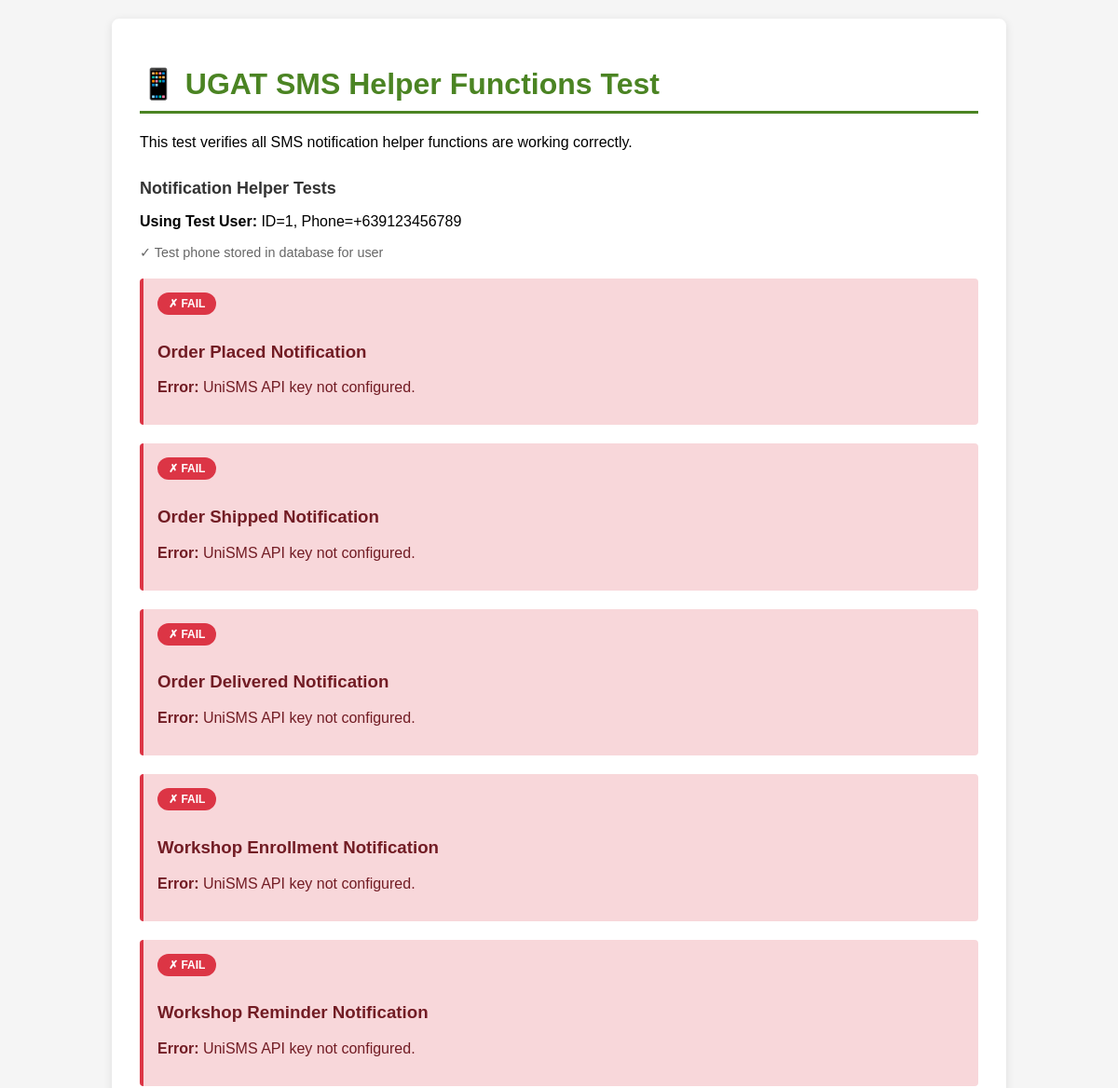
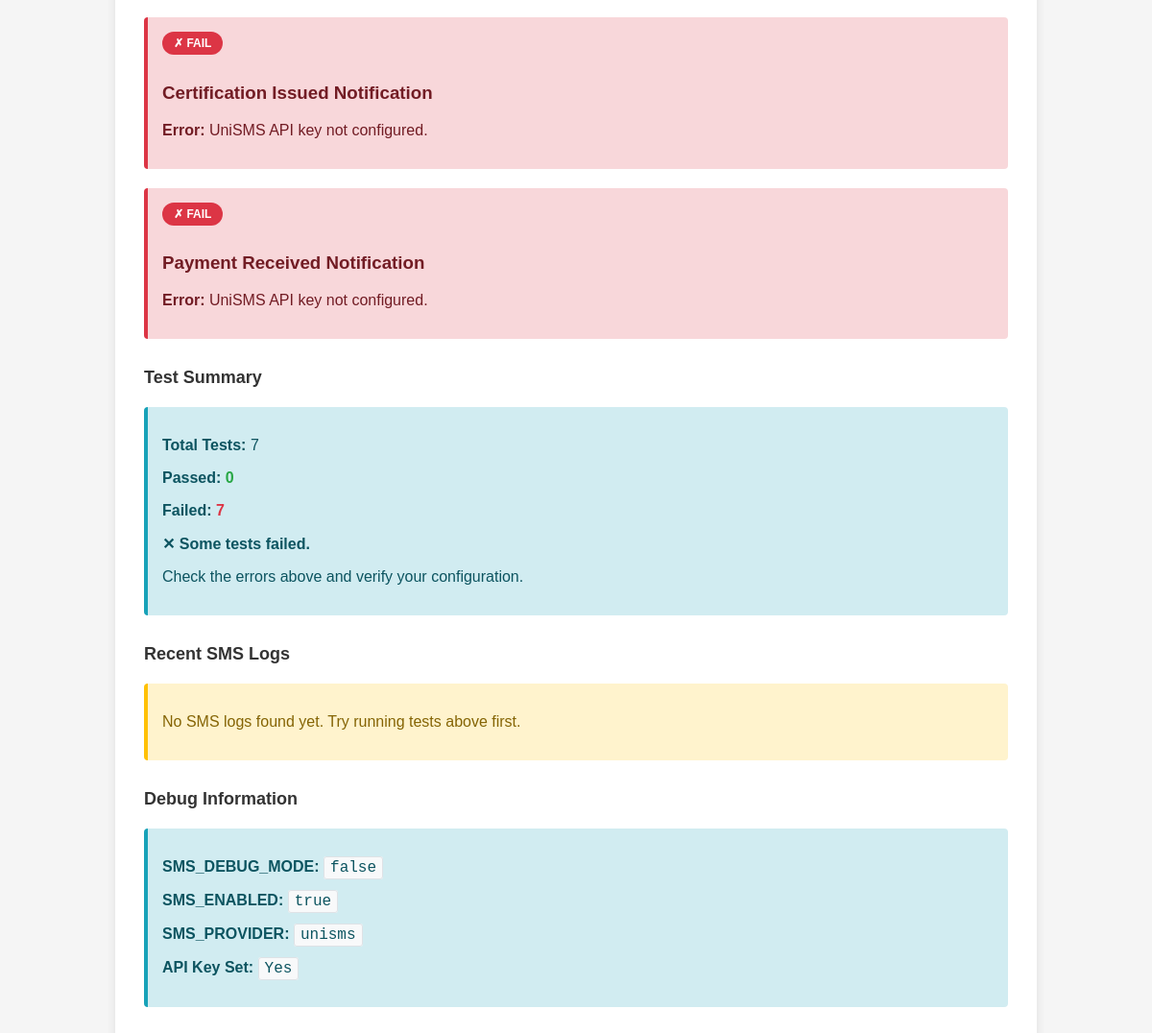
Page /test_sms_helper.php on the committed database (2 pictures, top to bottom).
### tables this page shows
CREATE TABLE `users` (
  `id` int(10) UNSIGNED NOT NULL,
  `email` varchar(180) NOT NULL,
  `phone` varchar(20) DEFAULT NULL,
  `password_hash` varchar(255) NOT NULL,
  `role` enum('admin','trainee') NOT NULL DEFAULT 'trainee',
  `is_active` tinyint(1) NOT NULL DEFAULT 1,
  `created_at` datetime NOT NULL DEFAULT current_timestamp(),
  `updated_at` datetime NOT NULL DEFAULT current_timestamp() ON UPDATE current_timestamp()
);

CREATE TABLE `trainee_profiles` (
  `id` int(10) UNSIGNED NOT NULL,
  `user_id` int(10) UNSIGNED NOT NULL,
  `first_name` varchar(80) NOT NULL,
  `last_name` varchar(80) NOT NULL,
  `middle_name` varchar(80) DEFAULT NULL,
  `birthdate` date DEFAULT NULL,
  `gender` enum('male','female','other') DEFAULT NULL,
  `phone` varchar(20) DEFAULT NULL,
  `address` text DEFAULT NULL,
  `profile_pic` varchar(255) DEFAULT NULL,
  `trainee_id_no` varchar(50) DEFAULT NULL COMMENT 'Official trainee ID number',
  `batch` varchar(50) DEFAULT NULL COMMENT 'Training batch / cohort',
  `date_enrolled` date DEFAULT NULL,
  `status` enum('active','inactive','graduated','dropped') NOT NULL DEFAULT 'active',
  `created_at` datetime NOT NULL DEFAULT current_timestamp(),
  `updated_at` datetime NOT NULL DEFAULT current_timestamp() ON UPDATE current_timestamp(),
  `city` varchar(80) DEFAULT NULL,
  `province` varchar(80) DEFAULT NULL,
  `region` varchar(80) DEFAULT NULL,
  `barangay` varchar(80) DEFAULT NULL,
  `nationality` varchar(80) DEFAULT 'Filipino',
  `civil_status` varchar(50) DEFAULT NULL,
  `birthplace_city` varchar(80) DEFAULT NULL,
  `birthplace_prov` varchar(80) DEFAULT NULL,
  `birthplace_reg` varchar(80) DEFAULT NULL,
  `education` varchar(80) DEFAULT NULL,
  `employment` varchar(80) DEFAULT NULL,
  `learner_class` varchar(80) DEFAULT NULL,
  `is_pwd` tinyint(1) NOT NULL DEFAULT 0,
  `guardian_name` varchar(120) DEFAULT NULL,
  `guardian_addr` text DEFAULT NULL
);

### config/sms_helpers.php (called while the page is built, shortened)
<?php
require_once __DIR__ . '/sms_service.php';
require_once __DIR__ . '/notification_preferences.php';
function sendSmsForEvent(string $event_type, int $user_id, array $data = []): array
{
    global $conn;
    try {
$result = $conn->query(
            "SELECT tp.phone,
                    CONCAT(COALESCE(tp.first_name,''), ' ', COALESCE(tp.last_name,'')) as name
             FROM users u
             LEFT JOIN trainee_profiles tp ON u.id = tp.user_id
             WHERE u.id = $user_id LIMIT 1"
        );
        if ($result->num_rows === 0 || !($user = $result->fetch_assoc())) {
            return ['success' => false, 'message' => 'User not found'];
        }
        $replacements = array_merge(['name' => $user['name'] ?? 'Valued User'], $data);
        $message = getSmsTemplate($event_type, $replacements);
        $sms = getSmsService($conn);
        $result = $sms->sendSms($user['phone'], $message, [
            'event_type' => $event_type,
            'user_id' => $user_id,
            'triggered_by' => 'system'
        ]);
        return $result;
    } catch (\Exception $e) {
        error_log('SMS Event Error: ' . $e->getMessage());
        return ['success' => false, 'message' => 'Error sending SMS: ' . $e->getMessage()];
    }
}
function sendOrderPlacedNotification(int $user_id, string $order_id, string $total, string $tracking_link = ''): array
{
    return sendSmsForEvent('order_placed', $user_id, [
        'order_id' => $order_id,
        'total' => $total,
        'link' => $tracking_link ?: 'https://ugat.local/pages/trainee/TraineeShop.html'
    ]);
}
function sendOrderShippedNotification(int $user_id, string $order_id, string $tracking_link = ''): array
{
    return sendSmsForEvent('order_shipped', $user_id, [
        'order_id' => $order_id,
        'tracking_link' => $tracking_link ?: 'https://ugat.local/track'
    ]);
}
function sendOrderDeliveredNotification(int $user_id, string $order_id): array
{
    return sendSmsForEvent('order_delivered', $user_id, [
        'order_id' => $order_id
    ]);
}
function sendWorkshopEnrollmentNotification(int $user_id, string $workshop_name, string $workshop_date, string $enrollment_link = ''): array
{
    return sendSmsForEvent('workshop_enrollment', $user_id, [
        'workshop_name' => $workshop_name,
        'date' => $workshop_date,
        'link' => $enrollment_link ?: 'https://ugat.local/pages/trainee/TraineeWorkshops.html'
    ]);
}
function sendWorkshopReminderNotification(int $user_id, string $workshop_name, string $workshop_date, string $workshop_time = ''): array
{
    return sendSmsForEvent('workshop_reminder', $user_id, [
        'workshop_name' => $workshop_name,
        'date' => $workshop_date,
        'time' => $workshop_time ?: '09:00 AM'
    ]);
}
function sendCertificationIssuedNotification(int $user_id, string $workshop_name, string $cert_link = ''): array
{
    return sendSmsForEvent('certification_issued', $user_id, [
        'workshop_name' => $workshop_name,
        'link' => $cert_link ?: 'https://ugat.local/pages/trainee/TraineeProfile.html'
    ]);
}
function sendPaymentReceivedNotification(int $user_id, string $amount, string $order_id): array
{
    return sendSmsForEvent('payment_received', $user_id, [
        'amount' => $amount,
        'order_id' => $order_id
    ]);
}

### config/sms.php (called while the page is built, shortened)
<?php
$SMS_TEMPLATES = [
    'order_placed'          => 'Hi {name}, your UGAT order #{order_id} has been placed. Total: {total}. We will notify you of updates.',
    'order_confirmed'       => 'Hi {name}, your UGAT order #{order_id} has been confirmed and is being processed.',
    'order_preparing'       => 'Hi {name}, your UGAT order #{order_id} is now being prepared for delivery.',
    'order_shipped'         => 'Hi {name}, your UGAT order #{order_id} is out for delivery. Expect it today!',
    'order_delivered'       => 'Hi {name}, your UGAT order #{order_id} has been delivered. Thank you for shopping with UGAT!',
    'order_cancelled'       => 'Hi {name}, your UGAT order #{order_id} has been cancelled. Contact UGAT for assistance.',
    'workshop_enrollment'   => 'Hi {name}, your enrollment in {workshop_name} has been approved. Check the UGAT app for details.',
    'enrollment_rejected'   => 'Hi {name}, your enrollment in {workshop_name} was not approved. Contact UGAT for more information.',
    'workshop_reminder'     => 'Reminder: {workshop_name} is on {date} at {time}. See you there!',
    'certification_issued'  => 'Congratulations {name}! Your certification for {workshop_name} is ready. Check the UGAT app to download it.',
    'admin_alert'           => 'Admin Alert: {message}',
    'payment_received'      => 'Thank you {name}! Your GCash payment of {amount} for order #{order_id} has been received.',
];
function getSmsTemplate(string $template_key, array $replacements = []): string
{
    global $SMS_TEMPLATES;
    $template = $SMS_TEMPLATES[$template_key] ?? 'No template found.';
    foreach ($replacements as $key => $value) {
        $template = str_replace('{' . $key . '}', $value, $template);
    }
    return $template;
}

### config/sms_service.php (called while the page is built, shortened)
<?php
require_once __DIR__ . '/sms.php';
class SmsService
{
    private $provider;
    private $unisms_api_key;
    public function __construct($database = null)
    {
        $this->provider = SMS_PROVIDER;
        $this->db = $database;
        $dbKey = null;
        if ($database) {
            $r = $database->query("SELECT value FROM settings WHERE `key` = 'sms_api_key' LIMIT 1");
            if ($r && $row = $r->fetch_assoc()) $dbKey = $row['value'];
        }
        $this->unisms_api_key = (!empty($dbKey)) ? $dbKey : (defined('UNISMS_API_KEY') ? UNISMS_API_KEY : '');
    }
    public function sendSms(string $phone_number, string $message, array $metadata = []): array
    {
        $phone_number = preg_replace('/[^0-9+]/', '', $phone_number);
        $sms_id = null;
        $response = null;
        if (SMS_DEBUG_MODE) {
            error_log("SMS DEBUG: To=$phone_number, Message=$message");
            $sms_id = 'test_' . uniqid();
            $response = ['success' => true, 'sid' => $sms_id];
        } elseif (!SMS_ENABLED) {
            return ['success' => false, 'message' => 'SMS service is disabled.'];
        } elseif ($this->provider === 'unisms') {
            $response = $this->sendViaUniSMS($phone_number, $message);
            $sms_id = $response['sid'] ?? null;
        } elseif ($this->provider === 'semaphore') {
            $response = $this->sendViaSemaphore($phone_number, $message);
            $sms_id = $response['sid'] ?? null;
        } else {
            return ['success' => false, 'message' => 'Unknown SMS provider configured.'];
        }
        return [
            'success' => (bool)($response['success'] ?? false),
            'message' => $response['message'] ?? 'SMS sent successfully.',
            'sms_id' => $sms_id
        ];
    }
    private function sendViaUniSMS(string $phone_number, string $message): array
    {
        if (empty($this->unisms_api_key)) {
            return ['success' => false, 'message' => 'UniSMS API key not configured.'];
        }
        $url = UNISMS_API_URL;
        $ch = curl_init($url);
        $response = curl_exec($ch);
        $http_code = curl_getinfo($ch, CURLINFO_HTTP_CODE);
        return [
            'success' => false,
            'message' => "UniSMS HTTP $http_code — " . ($response ?: 'No response from UniSMS API')
        ];
    }
}
function getSmsService($db = null): SmsService
{
    return new SmsService($db);
}

### test_sms_helper.php (the view, shortened to what this page needs)
<!DOCTYPE html>
<html>
<head>
</head>
<body>
<div class="container">
    <h1>📱 UGAT SMS Helper Functions Test</h1>
    <p>This test verifies all SMS notification helper functions are working correctly.</p>
    <?php
    require_once 'config/db.php';
    require_once 'config/sms.php';
    require_once 'config/sms_helpers.php';
    echo '<h2>Notification Helper Tests</h2>';
    $user_result = $conn->query("SELECT id FROM users WHERE is_active = 1 LIMIT 1");
    $user = $user_result->fetch_assoc();
    $user_id = $user['id'];
    $user_phone = '+639123456789';
    $check_prefs = $conn->query("SELECT id FROM notification_preferences WHERE user_id = $user_id");
    if ($check_prefs && $check_prefs->num_rows === 0) {
        $conn->query("INSERT INTO notification_preferences (user_id, email, phone_enabled, email_enabled, email_verified, created_at, updated_at)
                      VALUES ($user_id, 'test@ugat.test', 1, 0, 0, NOW(), NOW())");
    } else {
        $conn->query("UPDATE notification_preferences SET phone_enabled = 1 WHERE user_id = $user_id");
    }
    echo '<p><strong>Using Test User:</strong> ID=' . $user_id . ', Phone=' . $user_phone . '</p>';
    echo '<p style="color: #666; font-size: 0.9em;">✓ Test phone stored in database for user</p>';
    $tests = [
        [
            'name' => 'Order Placed Notification',
            'function' => 'sendOrderPlacedNotification',
            'args' => [$user_id, 'ORD-2026-TEST-001', '₱2,500']
        ],
        [
            'name' => 'Order Shipped Notification',
            'function' => 'sendOrderShippedNotification',
            'args' => [$user_id, 'ORD-2026-TEST-001', 'https://track.test.com']
        ],
        [
            'name' => 'Order Delivered Notification',
            'function' => 'sendOrderDeliveredNotification',
            'args' => [$user_id, 'ORD-2026-TEST-001']
        ],
        [
            'name' => 'Workshop Enrollment Notification',
            'function' => 'sendWorkshopEnrollmentNotification',
            'args' => [$user_id, 'Hydroponics 101', '2026-06-15', 'https://test.com/workshop']
        ],
        [
            'name' => 'Workshop Reminder Notification',
            'function' => 'sendWorkshopReminderNotification',
            'args' => [$user_id, 'Hydroponics 101', '2026-06-15', '2:00 PM']
        ],
        [
            'name' => 'Certification Issued Notification',
            'function' => 'sendCertificationIssuedNotification',
            'args' => [$user_id, 'Hydroponics 101', 'https://cert.test.com']
        ],
        [
            'name' => 'Payment Received Notification',
            'function' => 'sendPaymentReceivedNotification',
            'args' => [$user_id, '₱2,500', 'ORD-2026-TEST-001']
        ],
    ];
    $passed = 0;
    $failed = 0;
    foreach ($tests as $test) {
        echo '<div class="test-result';
        $function_name = $test['function'];
        $result = call_user_func_array($function_name, $test['args']);
        if (isset($result['success']) && $result['success']) {
            echo ' success">';
            echo '<span class="status-badge status-ok">✓ PASS</span>';
            echo '<h3>' . $test['name'] . '</h3>';
            echo '<p><strong>Status:</strong> ' . $result['message'] . '</p>';
            if (isset($result['sms_id'])) {
                echo '<p><strong>SMS ID:</strong> <span class="code">' . $result['sms_id'] . '</span></p>';
            }
            $passed++;
        } else {
            echo ' error">';
            echo '<span class="status-badge status-error">✗ FAIL</span>';
            echo '<h3>' . $test['name'] . '</h3>';
            echo '<p><strong>Error:</strong> ' . ($result['message'] ?? 'Unknown error') . '</p>';
            $failed++;
        }
        echo '</div>';
    }
    echo '<h2>Test Summary</h2>';
    echo '<div class="test-result info">';
    echo '<p><strong>Total Tests:</strong> ' . count($tests) . '</p>';
    echo '<p><strong>Passed:</strong> <span style="color: #28a745; font-weight: bold;">' . $passed . '</span></p>';
    echo '<p><strong>Failed:</strong> <span style="color: #dc3545; font-weight: bold;">' . $failed . '</span></p>';
    if ($failed === 0 && $passed > 0) {
        echo '<p style="margin-top: 15px;"><strong>[✓] All tests passed!</strong></p>';
        echo '<p>Your SMS notification helper functions are working correctly.</p>';
    } else {
        echo '<p style="margin-top: 15px;"><strong>✕ Some tests failed.</strong></p>';
        echo '<p>Check the errors above and verify your configuration.</p>';
    }
    echo '</div>';
    echo '<h2>Recent SMS Logs</h2>';
    $logs = $conn->query("
        SELECT id, sent_at, phone_number, message, sms_id, status
        FROM sms_logs
        ORDER BY sent_at DESC
        LIMIT 10
    ");
    if ($logs && $logs->num_rows > 0) {
        echo '<table>';
        echo '<tr>';
        echo '<th>Timestamp</th>';
        echo '<th>Phone</th>';
        echo '<th>Status</th>';
        echo '<th>Message Preview</th>';
        echo '</tr>';
        while ($log = $logs->fetch_assoc()) {
            echo '<tr>';
            echo '<td>' . $log['sent_at'] . '</td>';
            echo '<td><span class="code">' . $log['phone_number'] . '</span></td>';
            echo '<td>' . $log['status'] . '</td>';
            echo '<td>' . substr($log['message'], 0, 60) . '...</td>';
            echo '</tr>';
        }
        echo '</table>';
    } else {
        echo '<div class="test-result warning">';
        echo '<p>No SMS logs found yet. Try running tests above first.</p>';
        echo '</div>';
    }
    echo '<h2>Debug Information</h2>';
    echo '<div class="info test-result">';
    echo '<p><strong>SMS_DEBUG_MODE:</strong> <span class="code">' . (SMS_DEBUG_MODE ? 'true' : 'false') . '</span></p>';
    echo '<p><strong>SMS_ENABLED:</strong> <span class="code">' . (SMS_ENABLED ? 'true' : 'false') . '</span></p>';
    echo '<p><strong>SMS_PROVIDER:</strong> <span class="code">' . SMS_PROVIDER . '</span></p>';
    echo '<p><strong>API Key Set:</strong> <span class="code">' . (SEMAPHORE_API_KEY !== 'your_semaphore_api_key_here' ? 'Yes' : 'No') . '</span></p>';
    echo '</div>';
    ?>
</div>
</body>
</html>

### rows in the picture
users: id "1", id "7"
trainee_profiles: name "Order Placed Notification", message "UniSMS API key not configured.", name "Order Shipped Notification", name "Order Delivered Notification", name "Workshop Enrollment Notification", name "Workshop Reminder Notification", name "Certification Issued Notification", name "Payment Received Notification"

### other values in the picture
$user_phone "+639123456789"
$passed "0"
$failed "7"
SMS_PROVIDER "unisms"
